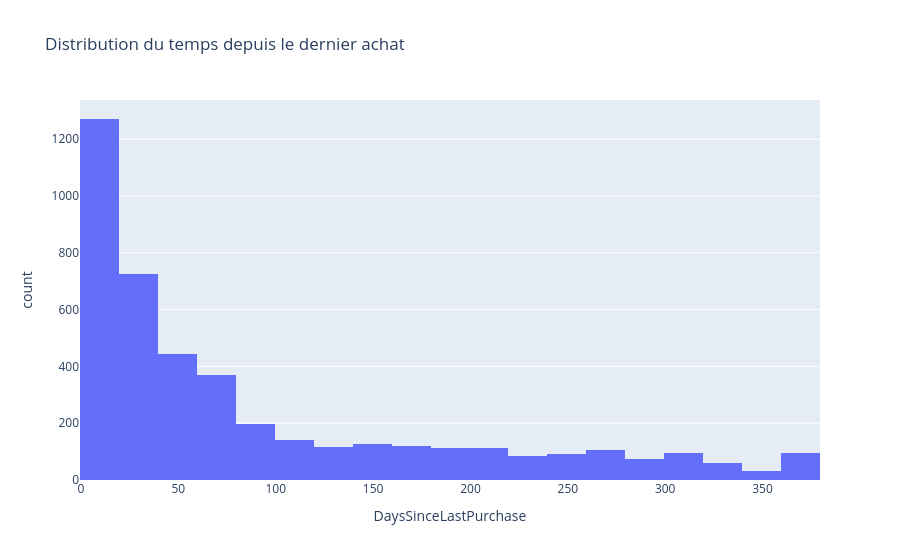

This figure's notebook cell:
### Code cell
fig_last_purchase = px.histogram(
    last_purchase,
    x="DaysSinceLastPurchase",
    nbins=30,
    title="Distribution du temps depuis le dernier achat"
)
fig_last_purchase.show()

### Figure 1 — Plotly figure (JSON) as saved in the notebook; plotly's stock layout.template omitted (floating-point values rounded to 4 significant figures; data arrays with more than 128 entries replaced by an {"elided": "..."} marker saying what was removed)
{"data": [{"bingroup": "x", "hovertemplate": "DaysSinceLastPurchase=%{x}<br>count=%{y}<extra></extra>", "legendgroup": "", "marker": {"color": "#636efa", "pattern": {"shape": ""}}, "name": "", "nbinsx": 30, "orientation": "v", "showlegend": false, "type": "histogram", "x": {"elided": "4371 int values"}, "xaxis": "x", "yaxis": "y"}], "layout": {"autosize": true, "barmode": "relative", "legend": {"tracegroupgap": 0}, "title": {"text": "Distribution du temps depuis le dernier achat"}, "xaxis": {"anchor": "y", "autorange": true, "domain": [0, 1], "range": [-0.5, 379.5], "title": {"text": "DaysSinceLastPurchase"}, "type": "linear"}, "yaxis": {"anchor": "x", "autorange": true, "domain": [0, 1], "range": [0, 1338.0], "title": {"text": "count"}}}}
